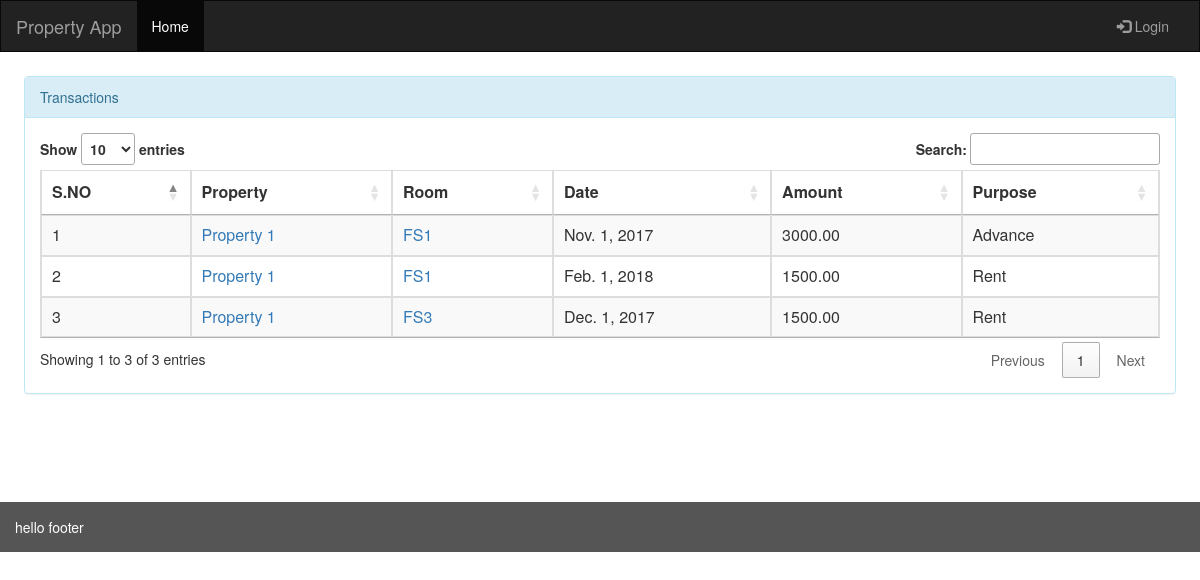
Page /rent/transactions on the committed database.
### rent/models.py (models this page shows)
class Transaction(models.Model):
    transaction_id = models.AutoField(primary_key=True)
    transaction_room = models.ForeignKey(Room, on_delete=models.CASCADE)
    transaction_amount = models.DecimalField(max_digits=8,decimal_places=2)
    transaction_date = models.DateField()
    transaction_reason = models.CharField(max_length=50)
    timestamp = models.DateTimeField(auto_now=True)

class Room(models.Model):
    room_id = models.AutoField(primary_key=True)
    room_property = models.ForeignKey(Property, on_delete=models.CASCADE)
    room_meter = models.ForeignKey(Electricitymeter, on_delete=models.CASCADE, null=True, blank=True)
    room_name = models.CharField(max_length=50)
    room_rent = models.DecimalField(max_digits=8,decimal_places=2)
    room_description = models.CharField(max_length=250)
    timestamp = models.DateTimeField(auto_now=True)

class Property(models.Model):
    property_id = models.AutoField(primary_key=True)
    property_name = models.CharField(max_length=300)
    property_location = models.ForeignKey(Location, on_delete=models.CASCADE)
    timestamp = models.DateTimeField(auto_now=True)

### rent/views.py (the view)
# urls.py: path('transactions', views.transaction_list, name='transactions'),
def transaction_list(request):
    transaction = Transaction.objects.all()
    return render(request,'rent/transaction.html',{'transaction_list':transaction})

### rent/templates/rent/transaction.html
{% extends 'base.html' %}
{% block content %}
<div class="panel panel-info">
    <div class="panel-heading">Transactions</div>
    <div class="panel-body">
        <table class="table table-striped table-bordered data_table" width="100%" cellspacing="0">
            <thead>
                <tr>
                    <th>S.NO</th>
                    <th>Property</th>
                    <th>Room</th>
                    <th>Date</th>
                    <th>Amount</th>
                    <th>Purpose</th>
                </tr>
            </thead>
            <tbody>
                {% for item in transaction_list %}
                    <tr>
                        <td>{{forloop.counter}}</td>
                        <td><a href="{% url 'property_details' item.transaction_room.room_property.property_id %}">{{item.transaction_room.room_property.property_name|title}}</a></td>
                        <td><a href="{% url 'room_details' item.transaction_room.room_id %}">{{item.transaction_room.room_name}}</a></td>
                        <td>{{item.transaction_date}}</td>
                        <td>{{item.transaction_amount}}</td>
                        <td>{{item.transaction_reason}}</td>
                    </tr>
                {% endfor %}
            </tbody>
        </table>
    </div>
</div>
{% endblock %}

### rows in the picture
Transaction: transaction_room.room_property.property_name "Property 1", transaction_room.room_name "FS1", transaction_date "Nov. 1, 2017", transaction_amount "3000.00", transaction_reason "Advance"
Transaction: transaction_room.room_property.property_name "Property 1", transaction_room.room_name "FS1", transaction_date "Feb. 1, 2018", transaction_amount "1500.00", transaction_reason "Rent"
Transaction: transaction_room.room_property.property_name "Property 1", transaction_room.room_name "FS3", transaction_date "Dec. 1, 2017", transaction_amount "1500.00", transaction_reason "Rent"
